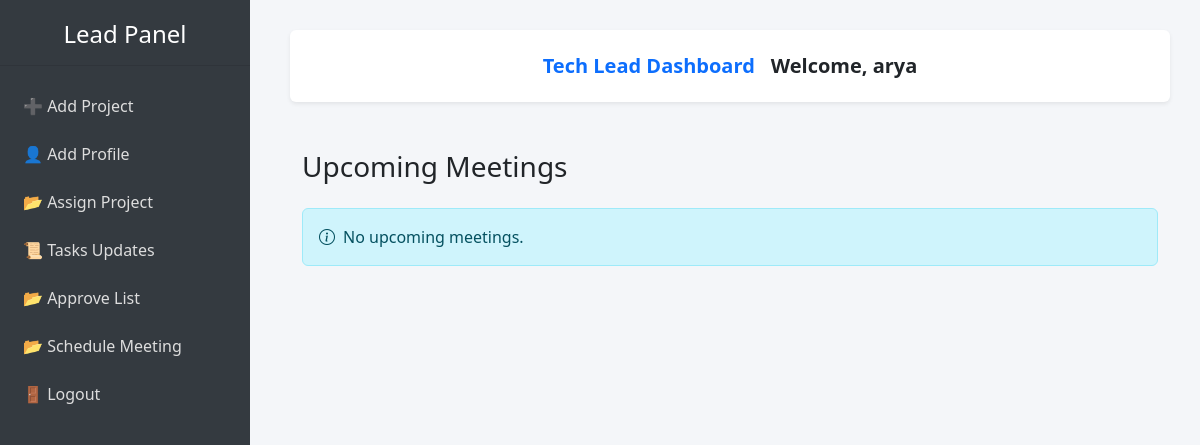
/tech_dashboard/ (signed in), run on an earlier commit of the app's database.
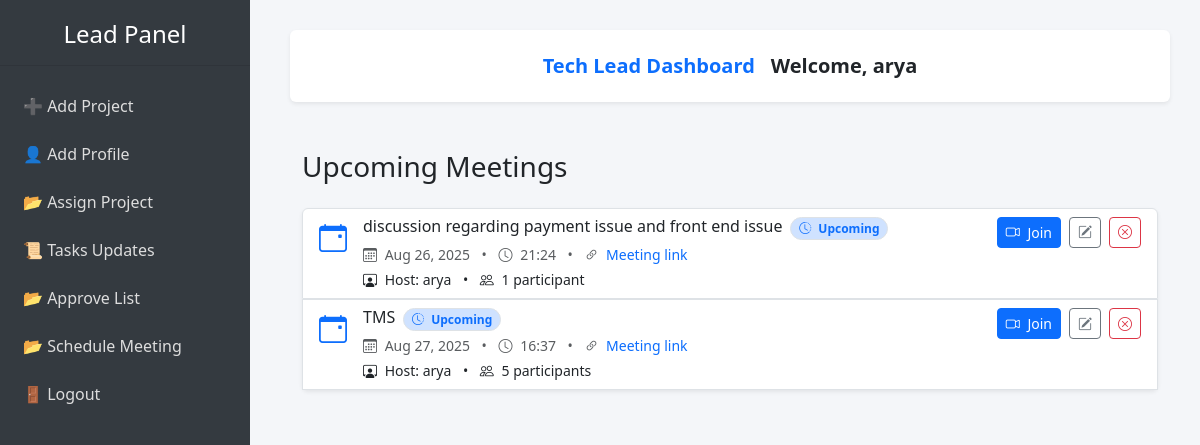
And on a later commit of the database.
### standup/models.py (models this page shows, shortened)
class Meeting(models.Model):
    host = models.ForeignKey(
        settings.AUTH_USER_MODEL,  # use this instead of User
        on_delete=models.CASCADE,
        related_name='hosted_meetings'
    )
    participants = models.ManyToManyField(
        settings.AUTH_USER_MODEL,  # use this instead of User
        related_name='meetings'
    )
    about = models.TextField()
    meeting_time = models.TimeField(null=True, blank=True)
    meeting_date = models.DateField(default=timezone.localdate)
    link = models.URLField(max_length=500, blank=True)
    is_cancel = models.BooleanField(default=False)
    reason =  models .TextField(blank=True,null=True)

class User(AbstractUser):
    ROLE_CHOICES = (
        ('employee', 'Employee'),
        ('lead', 'Tech Lead'),
    )
    role = models.CharField(max_length=10, choices=ROLE_CHOICES, blank=True,null=True)
    is_approved = models.BooleanField(default=False)
    is_pending = models.BooleanField(default=True)

### standup/views.py (the view)
# urls.py: path('tech_dashboard/',tech_dashboard,name='tech_dashboard'),
@login_required(login_url='login')
def tech_dashboard(request):
    if request.user.role != "lead":
        return redirect('login_view')
    now_date = timezone.localdate()
    now_time = timezone.localtime().time()
    meetings = request.user.hosted_meetings.filter(
        Q(meeting_date__gt=now_date) |
        Q(meeting_date=now_date, meeting_time__gte=now_time)
    ).order_by('meeting_date', 'meeting_time')
    return render(request, "leaddashboard.html", {
        "meetings": meetings,
    })

### standup/templates/leaddashboard.html (shortened to what the changed rows need)
<!DOCTYPE html>
<html lang="en">
<head>
  <link href="https://cdn.jsdelivr.net/npm/bootstrap@5.3.2/dist/css/bootstrap.min.css" rel="stylesheet">
  <link href="https://cdn.jsdelivr.net/npm/bootstrap-icons@1.11.3/font/bootstrap-icons.css" rel="stylesheet">
</head>
<body>
  <div class="content">
    <div class="container mt-5">
      <h3 class="mb-4">Upcoming Meetings</h3>
      {% if meetings %}
        <div class="list-group shadow-sm">
          {% for meeting in meetings %}
            <div class="list-group-item d-flex justify-content-between align-items-start">
              <div class="d-flex">
                <div class="me-3 d-flex align-items-start">
                  <i class="bi bi-calendar-event fs-3 text-primary"></i>
                </div>
                <div>
                  {% if meeting.is_canceled %}
                    <h6 class="mb-1 text-danger">
                      <i class="bi bi-x-circle me-1"></i> Meeting Canceled
                    </h6>
                    <div class="small text-muted">
                      <strong>Reason:</strong> {{ meeting.cancel_reason }}
                    </div>
                  {% else %}
                    <div class="d-flex align-items-center gap-2">
                      <h6 class="mb-1">{{ meeting.about }}</h6>
                      <span class="badge bg-primary-subtle text-primary border rounded-pill">
                        <i class="bi bi-clock-history me-1"></i> Upcoming
                      </span>
                    </div>
                    <div class="small text-muted mt-1">
                      <i class="bi bi-calendar3 me-1"></i>
                      {{ meeting.meeting_date|date:"M d, Y" }}
                      <span class="mx-2">•</span>
                      <i class="bi bi-clock me-1"></i>
                      {{ meeting.meeting_time|time:"H:i" }}
                      {% if meeting.link %}
                        <span class="mx-2">•</span>
                        <i class="bi bi-link-45deg me-1"></i>
                        <a href="{{ meeting.link }}" target="_blank" class="link-primary link-underline-opacity-0">
                          Meeting link
                        </a>
                      {% endif %}
                    </div>
                    <div class="small mt-1">
                      <i class="bi bi-person-workspace me-1"></i> Host: {{ meeting.host.username }}
                      <span class="mx-2">•</span>
                      <i class="bi bi-people me-1"></i> {{ meeting.participants.count }} participant{{ meeting.participants.count|pluralize }}
                    </div>
                  {% endif %}
                </div>
              </div>
              {% if not meeting.is_canceled %}
              <div class="text-nowrap d-flex align-items-center gap-2">
                {% if meeting.link %}
                  <a href="{{ meeting.link }}" target="_blank" class="btn btn-sm btn-primary">
                    <i class="bi bi-camera-video me-1"></i> Join
                  </a>
                {% endif %}
                {% if request.user == meeting.host %}
                  <a href="{% url 'update_meeting' meeting.pk %}" class="btn btn-sm btn-outline-secondary" title="Edit">
                    <i class="bi bi-pencil-square"></i>
                  </a>
                  <button class="btn btn-sm btn-outline-danger" data-bs-toggle="modal" data-bs-target="#cancelModal{{ meeting.pk }}">
                    <i class="bi bi-x-circle"></i>
                  </button>
                {% endif %}
              </div>
              {% endif %}
            </div>
          {% endfor %}
        </div>
      {% else %}
        <div class="alert alert-info d-flex align-items-center" role="alert">
          <i class="bi bi-info-circle me-2"></i> No upcoming meetings.
        </div>
      {% endif %}
    </div>
  </div>
</body>
</html>

What changed in the data, as far as the page shows it:
added Meeting: about "discussion regarding payment issue and front end issue", meeting_date "Aug 26, 2025", meeting_time "21:24", host.username "arya", participants.count "1"
added Meeting: about "TMS", meeting_date "Aug 27, 2025", meeting_time "16:37", host.username "arya", participants.count "5"
Also different on the page:
text no longer shown: "No upcoming meetings."
